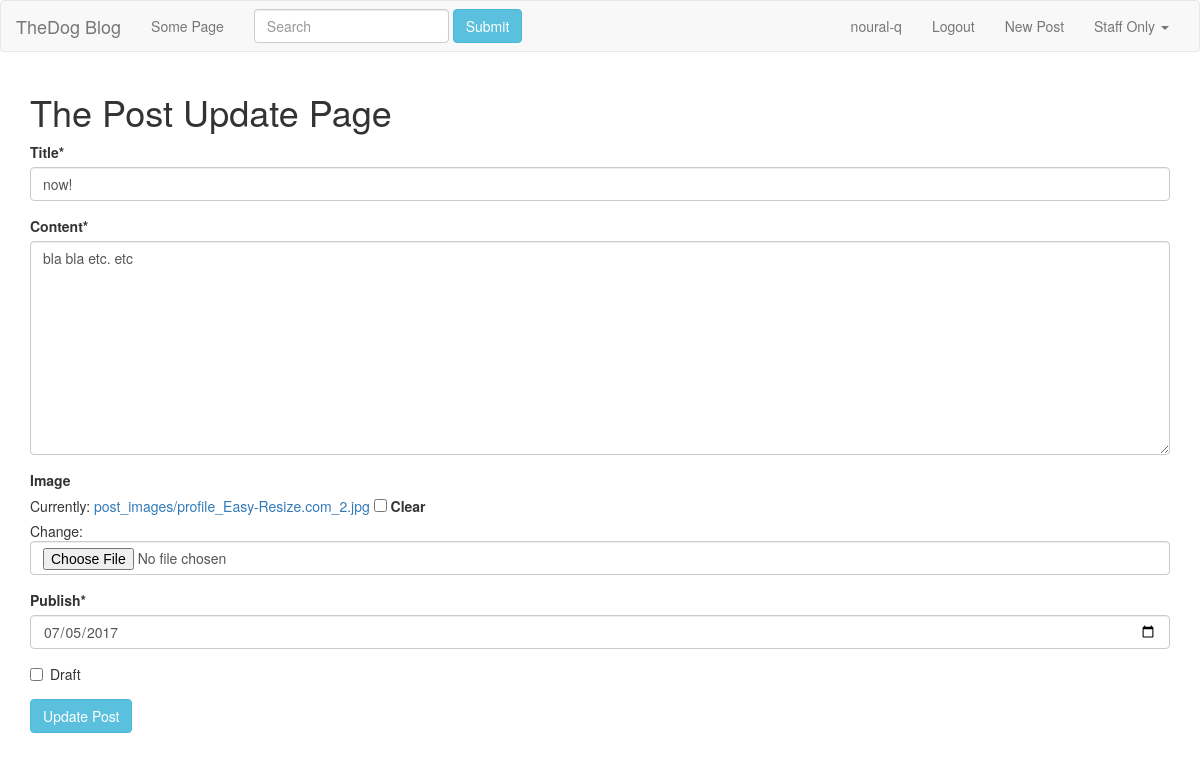
The app's page /posts/update/now/ (signed in), older data.
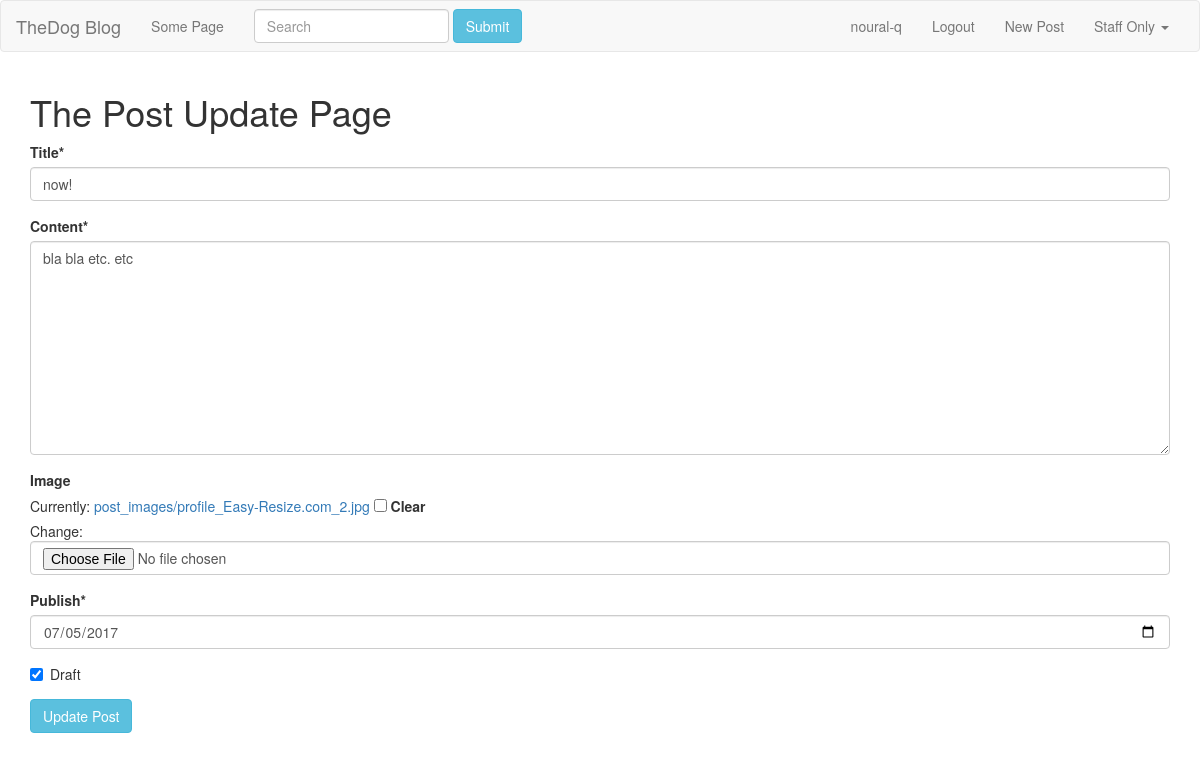
The same page, newer data.
### posts/models.py (models this page shows, shortened)
class Post(models.Model):
    author = models.ForeignKey(settings.AUTH_USER_MODEL, default=1)
    title = models.CharField(max_length=255)
    slug = models.SlugField(unique=True)
    image = models.ImageField(null=True, blank=True, upload_to="post_images")
    content = models.TextField()
    draft = models.BooleanField(default=False)
    publish = models.DateField(auto_now=False, auto_now_add=False)
    updated = models.DateTimeField(auto_now=True, auto_now_add=False)
    timestamp = models.DateTimeField(auto_now=False, auto_now_add=True)
    class Meta:
       ordering = ["-timestamp", "-updated"]

### posts/views.py (the view)
# urls.py: url(r'^update/(?P<post_slug>[-\w]+)/$', post_update, name="update"),
def post_update(request, post_slug):
    if not (request.user.is_staff or request.user.is_superuser):
        raise Http404
    instance = get_object_or_404(Post, slug=post_slug)
    form = PostForm(request.POST or None, request.FILES or None,instance = instance)
    if form.is_valid():
        form.save()
        messages.success(request, "Successfully Edited!")
        return redirect(instance.get_absolute_url())
    context = {
    "form":form,
    "instance": instance,
    "title": "Update",
    }
    return render(request, 'post_update.html', context)

### posts/forms.py
class PostForm(forms.ModelForm):
    class Meta:
        model = Post
        fields = ['title', 'content','image','publish','draft']
        widgets={
        'publish': forms.DateInput(attrs={"type":"date"}),
        }

### posts/templates/post_update.html (shortened to what this page needs)
{% extends "base.html" %}
{% load crispy_forms_tags %}
{% block content %}
    <h1>The Post {{title}} Page</h1>
    <form action="{% url 'update' post_slug=instance.slug %}" method="POST" enctype="multipart/form-data">
    {{form|crispy}}
    <input class='btn btn-info' type="submit" value="Update Post">
    </form>
{% endblock %}

Row changes from the older to the newer data that the page shows:
changed Post "now!": draft "☐" → "☑"
